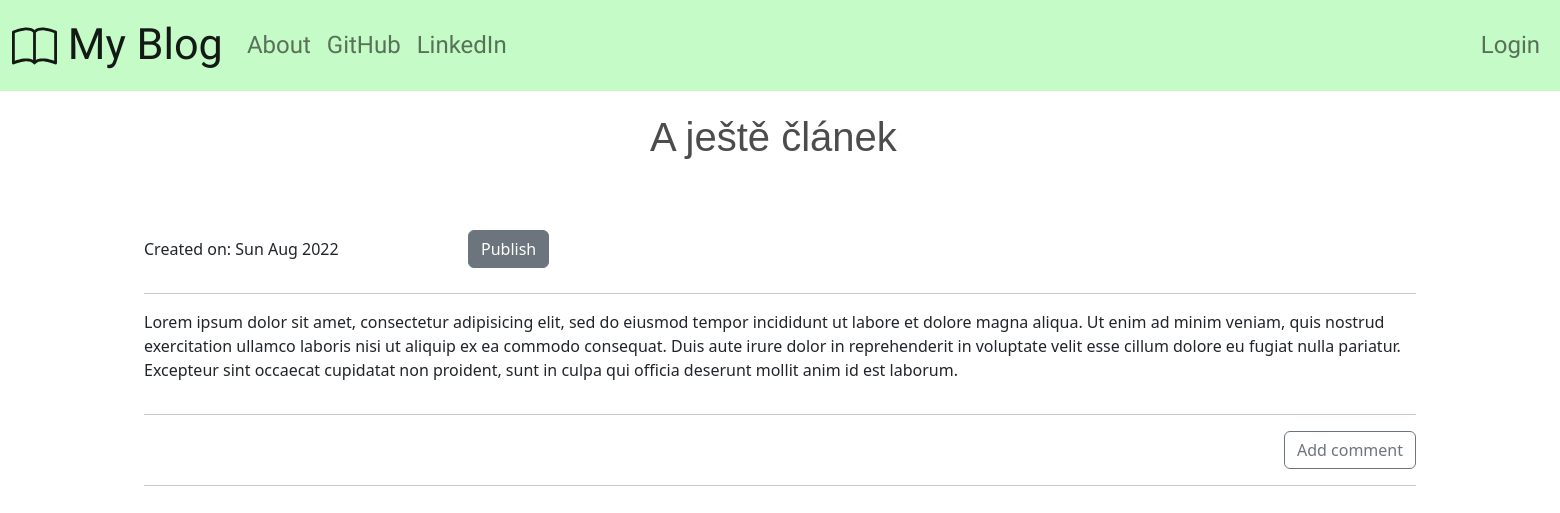
/post/6/, run on an earlier commit of the app's database.
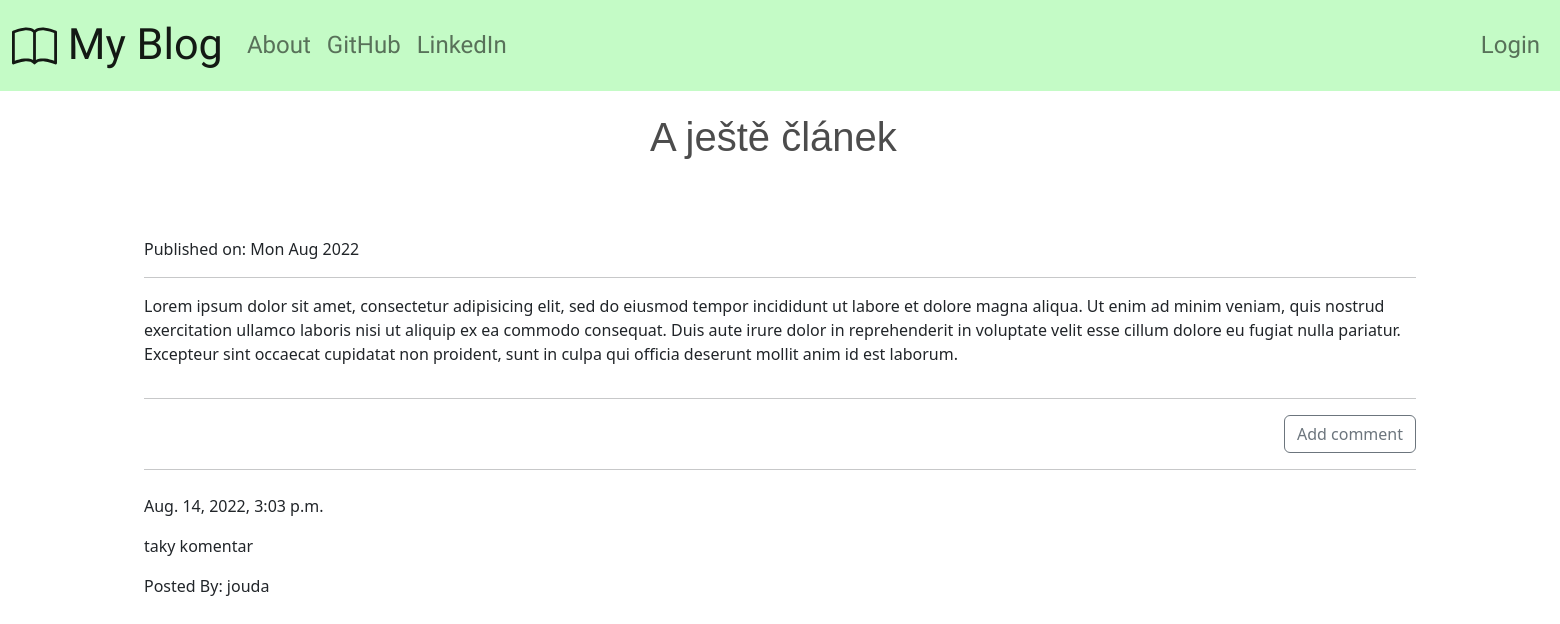
And on a later commit of the database.
### blog_app/models.py (models this page shows, shortened)
class Post(models.Model):
    author      = models.ForeignKey('auth.User', on_delete=models.CASCADE)
    title       = models.CharField(max_length = 200)
    text        = models.TextField()
    create_date = models.DateTimeField(default = timezone.now)
    published_date = models.DateTimeField(blank = True, null = True)

class Comment(models.Model):
    post             = models.ForeignKey('blog_app.Post',
                            related_name = 'comments',
                            on_delete=models.CASCADE)
    author           = models.CharField(max_length = 200)
    text             = models.TextField()
    create_date      = models.DateTimeField(default = timezone.now)
    approved_comment = models.BooleanField(default = False)

### blog_app/views.py (the view)
# urls.py: path('post/<int:pk>/', views.PostDetailView.as_view(), name = 'post_detail'),
class PostDetailView(DetailView):
    model = Post

### blog_app/templates/blog_app/post_detail.html (shortened to what this page needs)
{% extends "blog_app/base.html" %}
{% block content %}
<div class="container">
  <div class="row">
    <div class="col mt-4">
      <h1>{{post.title}}</h1>
    </div>
  </div>
  <div class="row align-items-center">
    {% if post.published_date %}
      <div class="col-md-3 pt-3">
        Published on: {{post.published_date|date:"D M Y"}}
      </div>
    {% else %}
      <div class="col-md-3 pt-3">
        <p>Created on: {{post.create_date|date:"D M Y"}}</p>
      </div>
      <div class="col">
        <a class="btn btn-secondary" href="{% url 'post_publish' pk=post.pk %}">Publish</a>
      </div>
    {% endif %}
  </div>
  <div class="row">
    <div class="col">
      <hr>
    </div>
  </div>
  <div class="row">
    <div class="col">
      <p>{{ post.text|safe|linebreaksbr }}</p>
    </div>
  </div>
  <div class="row">
    <div class="col">
      <hr>
    </div>
  </div>
  <div class="row justify-content-between">
    {% if user.is_authenticated %}
      <div class="col-3">
        <a class="btn btn-outline-secondary" href="{% url 'post_edit' pk=post.pk %}">
          <svg xmlns="http://www.w3.org/2000/svg" width="16" height="16" fill="currentColor" class="bi bi-pencil-square" viewBox="0 0 16 16">
            <path d="M15.502 1.94a.5.5 0 0 1 0 .706L14.459 3.69l-2-2L13.502.646a.5.5 0 0 1 .707 0l1.293 1.293zm-1.75 2.456-2-2L4.939 9.21a.5.5 0 0 0-.121.196l-.805 2.414a.25.25 0 0 0 .316.316l2.414-.805a.5.5 0 0 0 .196-.12l6.813-6.814z"/>
            <path fill-rule="evenodd" d="M1 13.5A1.5 1.5 0 0 0 2.5 15h11a1.5 1.5 0 0 0 1.5-1.5v-6a.5.5 0 0 0-1 0v6a.5.5 0 0 1-.5.5h-11a.5.5 0 0 1-.5-.5v-11a.5.5 0 0 1 .5-.5H9a.5.5 0 0 0 0-1H2.5A1.5 1.5 0 0 0 1 2.5v11z"/>
          </svg>
        </a>
        <a class="btn btn-outline-secondary" href="{% url 'post_remove' pk=post.pk %}">
          <svg xmlns="http://www.w3.org/2000/svg" width="16" height="16" fill="currentColor" class="bi bi-trash" viewBox="0 0 16 16">
            <path d="M5.5 5.5A.5.5 0 0 1 6 6v6a.5.5 0 0 1-1 0V6a.5.5 0 0 1 .5-.5zm2.5 0a.5.5 0 0 1 .5.5v6a.5.5 0 0 1-1 0V6a.5.5 0 0 1 .5-.5zm3 .5a.5.5 0 0 0-1 0v6a.5.5 0 0 0 1 0V6z"/>
            <path fill-rule="evenodd" d="M14.5 3a1 1 0 0 1-1 1H13v9a2 2 0 0 1-2 2H5a2 2 0 0 1-2-2V4h-.5a1 1 0 0 1-1-1V2a1 1 0 0 1 1-1H6a1 1 0 0 1 1-1h2a1 1 0 0 1 1 1h3.5a1 1 0 0 1 1 1v1zM4.118 4 4 4.059V13a1 1 0 0 0 1 1h6a1 1 0 0 0 1-1V4.059L11.882 4H4.118zM2.5 3V2h11v1h-11z"/>
          </svg>
        </a>
      </div>
    {% else %}
    <div class="col-3">
      <br>
    </div>
    {% endif %}
    <div class="col-auto">
      <a class="btn btn-outline-secondary" href="{% url 'add_comment_to_post' pk=post.pk %}">Add comment</a>
    </div>
  </div>
  <div class="row">
    <div class="col">
      <hr>
    </div>
  </div>
  {% for comment in post.comments.all %}
    {% if user.is_authenticated or comment.approved_comment %}
      <div class="row">
        <div class="col-md-2 pt-2">
          {{comment.create_date}}
        </div>
      </div>
      <div class="row">
        <div class="col">
          <p>{{comment.text|safe|linebreaks}}</p>
        </div>
      </div>
      <div class="row">
        <div class="col">
          <p>Posted By: {{comment.author}}</p>
        </div>
      </div>
    {% endif %}
    {% empty %}
    <div class="row">
      <div class="col">
        <p>No Comments</p>
      </div>
    </div>
  {% endfor %}
</div>
{% endblock %}

What changed in the data, as far as the page shows it:
changed Post "A ještě článek": published_date (not shown) → "Mon Aug 2022"; create_date "Sun Aug 2022" → (not shown)
now on this page (row edited): Comment: create_date "Aug. 14, 2022, 3:03 p.m.", text "taky komentar", author "jouda"
Also different on the page:
text no longer shown: "Created on: Publish"
text now shown: "Published on:"
